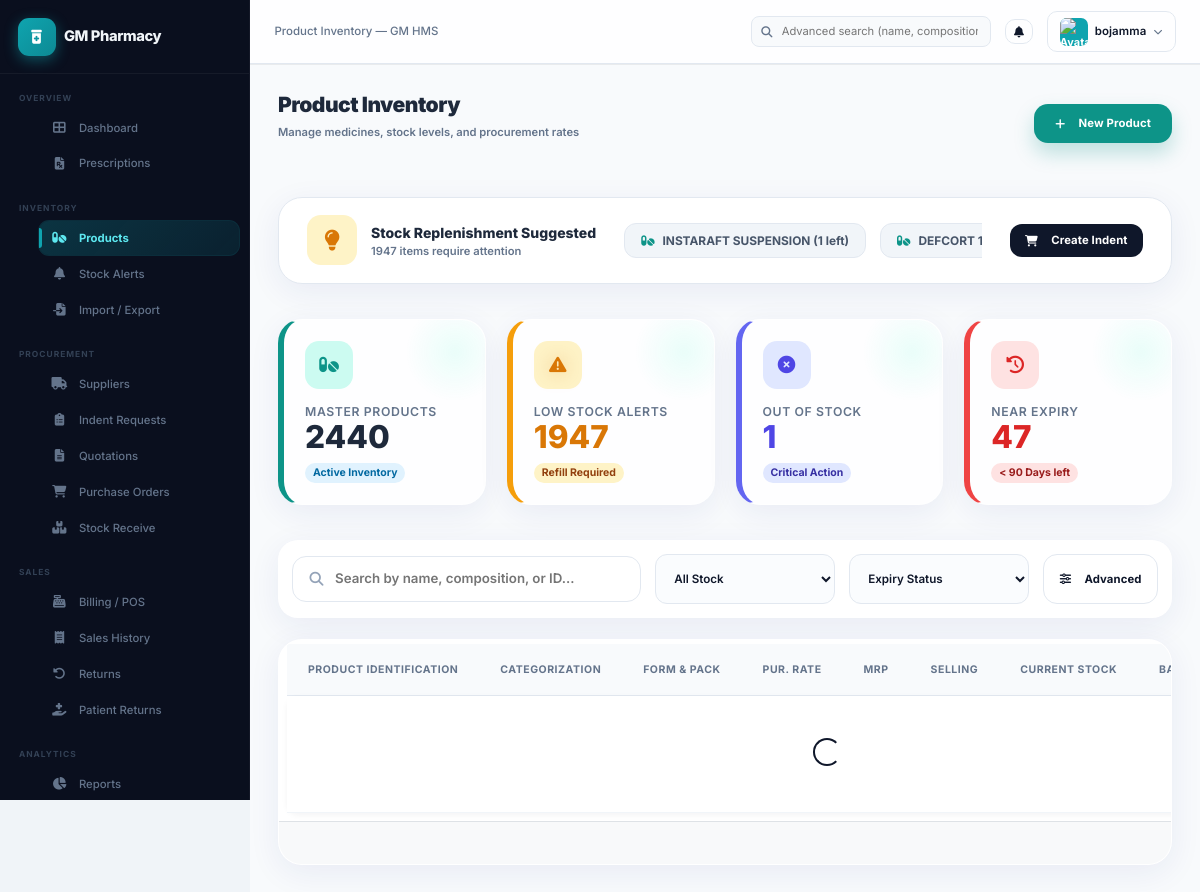
The page /pharmacy_view/products.php (signed in) on the database its author committed.
### tables this page shows
CREATE TABLE `ph_product` (
  `sl_no` int(11) NOT NULL,
  `product_id` varchar(50) NOT NULL,
  `product_name` varchar(255) NOT NULL,
  `content` varchar(255) DEFAULT NULL,
  `strength` varchar(100) DEFAULT NULL,
  `form` varchar(100) DEFAULT NULL,
  `therapeutic` varchar(150) DEFAULT NULL,
  `hsn_code` varchar(20) DEFAULT NULL,
  `manufacturer` varchar(200) DEFAULT NULL,
  `purchase_rate` decimal(10,2) DEFAULT 0.00,
  `pack_rate` decimal(10,2) DEFAULT 0.00,
  `individual_rate` decimal(10,2) DEFAULT 0.00,
  `quantity` int(11) DEFAULT 0,
  `pack` varchar(100) DEFAULT NULL,
  `unit` varchar(50) DEFAULT '''Tablet''',
  `pack_size` int(11) DEFAULT 10,
  `min_stock` int(11) DEFAULT 20,
  `max_stock` int(11) DEFAULT 500,
  `rack_location` varchar(100) DEFAULT NULL,
  `batch_number` varchar(100) DEFAULT NULL,
  `expiry_date` date DEFAULT NULL,
  `mrp` decimal(10,2) DEFAULT 0.00,
  `sales_price` varchar(100) DEFAULT NULL,
  `GST_price` varchar(100) DEFAULT NULL,
  `total_MRP` varchar(100) DEFAULT NULL,
  `tax_no` varchar(100) DEFAULT NULL,
  `t_sale_price` varchar(100) DEFAULT NULL,
  `tax_percent` decimal(5,2) DEFAULT 12.00,
  `product_image` varchar(500) DEFAULT NULL,
  `total_cost` varchar(100) DEFAULT NULL,
  `attachment` mediumtext NOT NULL,
  `is_active` tinyint(1) DEFAULT 1,
  `last_update` timestamp NOT NULL DEFAULT current_timestamp() ON UPDATE current_timestamp()
);

### core/Autoloader.php (called while the page is built, shortened)
<?php
spl_autoload_register(function ($class) {
    $prefix = 'GM_HMS\\';
    $base_dir = __DIR__ . '/../';
    $len = strlen($prefix);
    $relative_class = substr($class, $len);
    $map = [
        'Controllers\\' => 'controler/',
        'Models\\' => 'models/',
        'Core\\' => 'core/',
        'Middleware\\' => 'middleware/',
        'Security\\' => 'security/',
        'Database\\' => 'Database/',
        'Config\\' => 'config/',
        'Modules\\' => 'modules/'
    ];
    foreach ($map as $ns => $dir) {
        if (strncmp($ns, $relative_class, strlen($ns)) === 0) {
            $file = $base_dir . $dir . str_replace('\\', '/', substr($relative_class, strlen($ns))) . '.php';
            if (file_exists($file)) {
                return;
            }
        }
    }
});

### config/SecurityConfig.php (called while the page is built, shortened)
<?php
class SecurityConfig {
    private static $instance = null;
    private $config = [];
    public static function getInstance() {
        if (self::$instance === null) {
            self::$instance = new self();
        }
        return self::$instance;
    }
    private function loadEnvironment() {
        $envPath = __DIR__ . '/.env';
        $lines = file($envPath, FILE_IGNORE_NEW_LINES | FILE_SKIP_EMPTY_LINES);
        foreach ($lines as $line) {
            if (strpos(trim($line), '#') === 0) continue;
            if (strpos($line, '=') !== false) {
                list($key, $value) = explode('=', $line, 2);
                $key = trim($key);
                $value = trim(trim($value), '"\'');
                $envValue = getenv($key);
                if ($envValue !== false) {
                    $this->config[$key] = $envValue;
                } else {
                    $this->config[$key] = $value;
                    putenv("$key=$value");
                    $_ENV[$key] = $value;
                }
            }
        }
    }
    private function validateConfiguration() {
        $required = ['DB_HOST', 'DB_NAME', 'DB_USERNAME', 'JWT_SECRET', 'ENCRYPTION_KEY'];
    }
    public function get($key, $default = null) {
        return $this->config[$key] ?? $default;
    }
    public function getDatabase() {
        return [
            'host' => $this->get('DB_HOST', 'localhost'),
            'port' => $this->get('DB_PORT', 3306),
            'name' => $this->get('DB_NAME'),
            'username' => $this->get('DB_USERNAME'),
            'password' => $this->get('DB_PASSWORD', ''),
            'charset' => $this->get('DB_CHARSET', 'utf8mb4')
        ];
    }
}

### Database/SecureDatabase.php (called while the page is built, shortened)
<?php
class SecureDatabase
{
    private static $instance = null;
    private $connection = null;
    private $config;
    private function __construct()
    {
        $this->config = SecurityConfig::getInstance();
    }
    public static function getInstance()
    {
        if (self::$instance === null) {
            self::$instance = new self();
        }
        return self::$instance;
    }
    private function connect()
    {
        try {
            $dbConfig = $this->config->getDatabase();
            $this->connection = new mysqli(
                $dbConfig['host'],
                $dbConfig['username'],
                $dbConfig['password'],
                $dbConfig['name'],
                $dbConfig['port']
                );
            $this->connection->query("SET SQL_MODE='STRICT_ALL_TABLES,NO_ZERO_DATE,NO_ZERO_IN_DATE'");
            $this->connection->query("SET time_zone = '+05:30'");
        }
        catch (Exception $e) {
            throw new Exception('Database initialization failed');
        }
    }
    public function execute($query, $params = [], $types = null)
    {
        $stmt = $this->connection->prepare($query);
        if (!empty($params)) {
            if ($types === null) {
                $types = '';
                foreach ($params as $key => $param) {
                    if (is_bool($param)) {
                        $params[$key] = $param ? 1 : 0;
                        $types .= 'i';
                    }
                    elseif (is_int($param))
                        $types .= 'i';
                    elseif (is_float($param))
                        $types .= 'd';
                    elseif (is_string($param) || is_null($param))
                        $types .= 's';
                    else
                        $types .= 'b';
                }
            }
            $stmt->bind_param($types, ...$params);
        }
        $success = $stmt->execute();
        $result = $stmt->get_result();
        return $result;
    }
    public function fetchAll($query, $params = [], $types = null)
    {
        $result = $this->execute($query, $params, $types);
        $rows = [];
        while ($row = $result->fetch_assoc())
            $rows[] = $row;
        return $rows;
    }
}

### pharmacy_view/includes/db.php (called while the page is built, shortened)
<?php
require_once __DIR__ . '/../../core/Autoloader.php';
class DBResult {
    private array $rows;
    public function __construct(array $rows) {
        $this->rows = $rows;
    }
    public function fetchAll(int $mode = 0): array {
        if ($mode === \PDO::FETCH_COLUMN) {
            return array_map(fn($r) => reset($r), $this->rows);
        }
        return $this->rows;
    }
    public function fetchColumn(): mixed {
        return reset($this->rows[0]);
    }
}
class DBWrapper {
    private SecureDatabase $db;
    public function __construct(SecureDatabase $db) {
        $this->db = $db;
    }
    public function query(string $sql): DBResult {
        $rows = $this->db->fetchAll($sql);
        return new DBResult($rows);
    }
}
function _getSecureDB(): SecureDatabase {
    static $db = null;
    if ($db === null) {
        $db = SecureDatabase::getInstance();
    }
    return $db;
}
function getDB(): DBWrapper {
    static $wrapper = null;
    if ($wrapper === null) {
        $wrapper = new DBWrapper(_getSecureDB());
    }
    return $wrapper;
}

### pharmacy_view/products.php (the view, shortened to what this page needs)
<?php
require_once 'includes/db.php';
$db = getDB();
$totalProducts = (int)$db->query("SELECT COUNT(*) FROM ph_product")->fetchColumn();
$lowStockThreshold = 20;
$lowStockItems = $db->query("SELECT product_id, product_name, quantity FROM ph_product WHERE quantity > 0 AND quantity <= $lowStockThreshold ORDER BY quantity ASC")->fetchAll();
$lowStockCount = count($lowStockItems);
$outOfStockCount = (int)$db->query("SELECT COUNT(*) FROM ph_product WHERE quantity = 0")->fetchColumn();
$expiredSoonCount = (int)$db->query("SELECT COUNT(*) FROM ph_product WHERE expiry_date <= DATE_ADD(CURDATE(), INTERVAL 90 DAY) AND expiry_date >= CURDATE()")->fetchColumn();
include 'includes/ph_head.php';
?>
<div class="ph-wrap">
<?php include 'includes/pharmacy_sidebar.php'; ?>
<div id="ph-content">
<?php include 'includes/pharmacy_navbar.php'; ?>
<div class="ph-page-body">
  <div class="d-flex justify-content-between align-items-center mb-5">
    <div>
      <h1 class="ph-page-title" style="font-weight: 900; letter-spacing: -0.5px; color: var(--med-text-main);">Product Inventory</h1>
      <p class="ph-page-subtitle" style="font-weight: 600; color: var(--med-text-muted);">Manage medicines, stock levels, and procurement rates</p>
    </div>
    <button class="ph-btn" style="background: var(--med-primary); color: white; padding: 0.75rem 1.5rem; border-radius: 14px; font-weight: 700; box-shadow: 0 10px 20px rgba(13, 148, 136, 0.25);" onclick="openProductModal()">
      <i class="fas fa-plus me-2"></i> New Product
    </button>
  </div>
  <?php if($lowStockCount > 0): ?>
  <div class="smart-alert">
    <div class="d-flex align-items-center gap-3">
      <div style="width:50px; height:50px; border-radius:14px; background: #FEF3C7; color: #D97706; display: flex; align-items: center; justify-content: center; font-size: 1.5rem;"><i class="fas fa-lightbulb"></i></div>
      <div>
        <div style="font-weight: 800; color: var(--med-text-main); font-size: 1rem;">Stock Replenishment Suggested</div>
        <div style="font-size: 0.8rem; color: var(--med-text-muted); font-weight: 600;"><?= $lowStockCount ?> items require attention</div>
      </div>
    </div>
    <div class="low-stock-scroll">
      <?php foreach($lowStockItems as $item): ?>
        <div class="stock-item-tag">
          <i class="fas fa-pills" style="color: var(--med-primary)"></i>
          <?= htmlspecialchars($item['product_name']) ?> (<?= $item['quantity'] ?> left)
        </div>
      <?php endforeach; ?>
    </div>
    <button class="ph-btn" style="background: #0F172A; color: white; border-radius: 12px; font-weight: 700;" onclick="window.location.href='indent_request.php'">
      <i class="fas fa-shopping-cart me-2"></i> Create Indent
    </button>
  </div>
  <?php endif; ?>
  <div class="bento-grid">
    <div class="bento-card bc-total">
      <div>
        <div class="bento-icon" style="background: var(--med-primary-light); color: var(--med-primary);"><i class="fas fa-pills"></i></div>
        <div class="bento-lbl">Master Products</div>
      </div>
      <div>
        <div class="bento-val"><?= $totalProducts ?></div>
        <div class="bento-trend" style="background: #E0F2FE; color: #0369A1;">Active Inventory</div>
      </div>
    </div>
    <div class="bento-card bc-low">
      <div>
        <div class="bento-icon" style="background: #FEF3C7; color: #D97706; text-shadow: 0 0 20px rgba(217, 119, 6, 0.4);"><i class="fas fa-exclamation-triangle"></i></div>
        <div class="bento-lbl">Low Stock Alerts</div>
      </div>
      <div>
        <div class="bento-val" style="color: #D97706;"><?= $lowStockCount ?></div>
        <div class="bento-trend" style="background: #FEF3C7; color: #92400E;">Refill Required</div>
      </div>
    </div>
    <div class="bento-card bc-out">
      <div>
        <div class="bento-icon" style="background: #E0E7FF; color: #4F46E5;"><i class="fas fa-times-circle"></i></div>
        <div class="bento-lbl">Out of Stock</div>
      </div>
      <div>
        <div class="bento-val" style="color: #4F46E5;"><?= $outOfStockCount ?></div>
        <div class="bento-trend" style="background: #E0E7FF; color: #3730A3;">Critical Action</div>
      </div>
    </div>
    <div class="bento-card bc-expired">
      <div>
        <div class="bento-icon" style="background: #FEE2E2; color: #DC2626;"><i class="fas fa-history"></i></div>
        <div class="bento-lbl">Near Expiry</div>
      </div>
      <div>
        <div class="bento-val" style="color: #DC2626;"><?= $expiredSoonCount ?></div>
        <div class="bento-trend" style="background: #FEE2E2; color: #991B1B;">< 90 Days left</div>
      </div>
    </div>
  </div>
  <div class="workspace-header">
    <div class="search-pill">
      <i class="fas fa-search"></i>
      <input type="text" id="searchInput" placeholder="Search by name, composition, or ID...">
    </div>
    <select class="ph-select" id="stockFilter" style="width: 180px; height: 50px;">
      <option value="">All Stock</option>
    </select>
    <select class="ph-select" id="expiryFilter" style="width: 180px; height: 50px;">
      <option value="">Expiry Status</option>
    </select>
    <button class="ph-btn ph-btn-outline" style="height: 50px; border-radius: 14px;" data-bs-toggle="collapse" data-bs-target="#advancedFilters">
      <i class="fas fa-sliders-h me-2"></i> Advanced
    </button>
  </div>
  <div class="smart-table-container">
    <div class="ph-table-wrap">
      <table class="ph-table" id="productsTable">
        <thead>
          <tr>
            <th>Product Identification</th>
            <th>Categorization</th>
            <th>Form & Pack</th>
            <th class="text-end">Pur. Rate</th>
            <th class="text-end">MRP</th>
            <th class="text-end">Selling</th>
            <th class="text-center">Current Stock</th>
            <th>Batch & Expiry</th>
          </tr>
        </thead>
        <tbody id="productsBody">
          <tr><td colspan="9" class="text-center py-5"><div class="spinner-border text-teal" role="status"></div></td></tr>
        </tbody>
      </table>
    </div>
    <div class="p-4 border-top bg-light d-flex justify-content-between align-items-center">
    </div>
  </div>
</div>
</div>
</div>
<?php include 'includes/ph_foot.php'; ?>

### rows shown on the page
ph_product: product_name "INSTARAFT SUSPENSION", quantity "1"
ph_product: product_name "DEFCORT…"

### other values the page prints
$label "Dashboard Prescriptions Products Stock Alerts Import / Export Suppliers Indent Requests Quotations Purchase Orders Stock Receive Billing / POS Sales History Returns Patient Returns Reports"
$pageTitle "Product Inventory — GM HMS"
$userName "bojamma"
$lowStockCount "1947"
